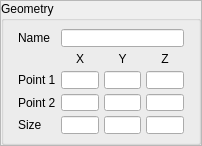
<?xml version="1.0" encoding="UTF-8"?>
<ui version="4.0">
 <class>wcube</class>
 <widget class="QWidget" name="wcube">
  <property name="geometry">
   <rect>
    <x>0</x>
    <y>0</y>
    <width>202</width>
    <height>146</height>
   </rect>
  </property>
  <property name="sizePolicy">
   <sizepolicy hsizetype="Preferred" vsizetype="Fixed">
    <horstretch>0</horstretch>
    <verstretch>0</verstretch>
   </sizepolicy>
  </property>
  <property name="minimumSize">
   <size>
    <width>0</width>
    <height>146</height>
   </size>
  </property>
  <property name="maximumSize">
   <size>
    <width>16777215</width>
    <height>146</height>
   </size>
  </property>
  <property name="windowTitle">
   <string>Form</string>
  </property>
  <layout class="QGridLayout" name="gridLayout">
   <property name="leftMargin">
    <number>0</number>
   </property>
   <property name="topMargin">
    <number>0</number>
   </property>
   <property name="rightMargin">
    <number>0</number>
   </property>
   <property name="bottomMargin">
    <number>0</number>
   </property>
   <property name="spacing">
    <number>5</number>
   </property>
   <item row="0" column="0">
    <widget class="QFrame" name="frame">
     <property name="sizePolicy">
      <sizepolicy hsizetype="Preferred" vsizetype="Fixed">
       <horstretch>0</horstretch>
       <verstretch>0</verstretch>
      </sizepolicy>
     </property>
     <property name="frameShape">
      <enum>QFrame::StyledPanel</enum>
     </property>
     <property name="frameShadow">
      <enum>QFrame::Raised</enum>
     </property>
     <layout class="QGridLayout" name="gridLayout_2">
      <property name="leftMargin">
       <number>0</number>
      </property>
      <property name="topMargin">
       <number>0</number>
      </property>
      <property name="rightMargin">
       <number>0</number>
      </property>
      <property name="bottomMargin">
       <number>0</number>
      </property>
      <property name="spacing">
       <number>0</number>
      </property>
      <item row="0" column="0">
       <widget class="QGroupBox" name="GBGeometry">
        <property name="sizePolicy">
         <sizepolicy hsizetype="Preferred" vsizetype="Fixed">
          <horstretch>0</horstretch>
          <verstretch>0</verstretch>
         </sizepolicy>
        </property>
        <property name="minimumSize">
         <size>
          <width>200</width>
          <height>144</height>
         </size>
        </property>
        <property name="maximumSize">
         <size>
          <width>16777215</width>
          <height>200</height>
         </size>
        </property>
        <property name="title">
         <string>Geometry</string>
        </property>
        <layout class="QGridLayout" name="gridLayout_4">
         <property name="leftMargin">
          <number>5</number>
         </property>
         <property name="topMargin">
          <number>5</number>
         </property>
         <property name="rightMargin">
          <number>5</number>
         </property>
         <property name="bottomMargin">
          <number>5</number>
         </property>
         <property name="spacing">
          <number>5</number>
         </property>
         <item row="0" column="0">
          <layout class="QGridLayout" name="gridLayout_3">
           <property name="sizeConstraint">
            <enum>QLayout::SetDefaultConstraint</enum>
           </property>
           <property name="leftMargin">
            <number>9</number>
           </property>
           <property name="topMargin">
            <number>3</number>
           </property>
           <property name="rightMargin">
            <number>9</number>
           </property>
           <property name="bottomMargin">
            <number>3</number>
           </property>
           <property name="spacing">
            <number>5</number>
           </property>
           <item row="0" column="0">
            <widget class="QLabel" name="LName">
             <property name="text">
              <string>Name</string>
             </property>
            </widget>
           </item>
           <item row="0" column="1" colspan="3">
            <widget class="QLineEdit" name="LEName">
             <property name="readOnly">
              <bool>true</bool>
             </property>
            </widget>
           </item>
           <item row="1" column="1">
            <widget class="QLabel" name="LX">
             <property name="sizePolicy">
              <sizepolicy hsizetype="Preferred" vsizetype="Fixed">
               <horstretch>0</horstretch>
               <verstretch>0</verstretch>
              </sizepolicy>
             </property>
             <property name="text">
              <string>X</string>
             </property>
             <property name="alignment">
              <set>Qt::AlignCenter</set>
             </property>
            </widget>
           </item>
           <item row="1" column="2">
            <widget class="QLabel" name="LY">
             <property name="sizePolicy">
              <sizepolicy hsizetype="Preferred" vsizetype="Fixed">
               <horstretch>0</horstretch>
               <verstretch>0</verstretch>
              </sizepolicy>
             </property>
             <property name="text">
              <string>Y</string>
             </property>
             <property name="alignment">
              <set>Qt::AlignCenter</set>
             </property>
            </widget>
           </item>
           <item row="1" column="3">
            <widget class="QLabel" name="LZ">
             <property name="sizePolicy">
              <sizepolicy hsizetype="Preferred" vsizetype="Fixed">
               <horstretch>0</horstretch>
               <verstretch>0</verstretch>
              </sizepolicy>
             </property>
             <property name="text">
              <string>Z</string>
             </property>
             <property name="alignment">
              <set>Qt::AlignCenter</set>
             </property>
            </widget>
           </item>
           <item row="2" column="0">
            <widget class="QLabel" name="LPoint1">
             <property name="text">
              <string>Point 1</string>
             </property>
            </widget>
           </item>
           <item row="2" column="1">
            <widget class="QLineEdit" name="LEP1X">
             <property name="readOnly">
              <bool>true</bool>
             </property>
            </widget>
           </item>
           <item row="2" column="2">
            <widget class="QLineEdit" name="LEP1Y">
             <property name="readOnly">
              <bool>true</bool>
             </property>
            </widget>
           </item>
           <item row="2" column="3">
            <widget class="QLineEdit" name="LEP1Z">
             <property name="readOnly">
              <bool>true</bool>
             </property>
            </widget>
           </item>
           <item row="3" column="0">
            <widget class="QLabel" name="LPoint2">
             <property name="text">
              <string>Point 2</string>
             </property>
            </widget>
           </item>
           <item row="3" column="1">
            <widget class="QLineEdit" name="LEP2X">
             <property name="readOnly">
              <bool>true</bool>
             </property>
            </widget>
           </item>
           <item row="3" column="2">
            <widget class="QLineEdit" name="LEP2Y">
             <property name="readOnly">
              <bool>true</bool>
             </property>
            </widget>
           </item>
           <item row="3" column="3">
            <widget class="QLineEdit" name="LEP2Z">
             <property name="readOnly">
              <bool>true</bool>
             </property>
            </widget>
           </item>
           <item row="4" column="0">
            <widget class="QLabel" name="LSize">
             <property name="text">
              <string>Size</string>
             </property>
            </widget>
           </item>
           <item row="4" column="1">
            <widget class="QLineEdit" name="LESZX">
             <property name="readOnly">
              <bool>true</bool>
             </property>
            </widget>
           </item>
           <item row="4" column="2">
            <widget class="QLineEdit" name="LESZY">
             <property name="readOnly">
              <bool>true</bool>
             </property>
            </widget>
           </item>
           <item row="4" column="3">
            <widget class="QLineEdit" name="LESZZ">
             <property name="readOnly">
              <bool>true</bool>
             </property>
            </widget>
           </item>
          </layout>
         </item>
        </layout>
       </widget>
      </item>
     </layout>
    </widget>
   </item>
  </layout>
 </widget>
 <resources/>
 <connections/>
</ui>
